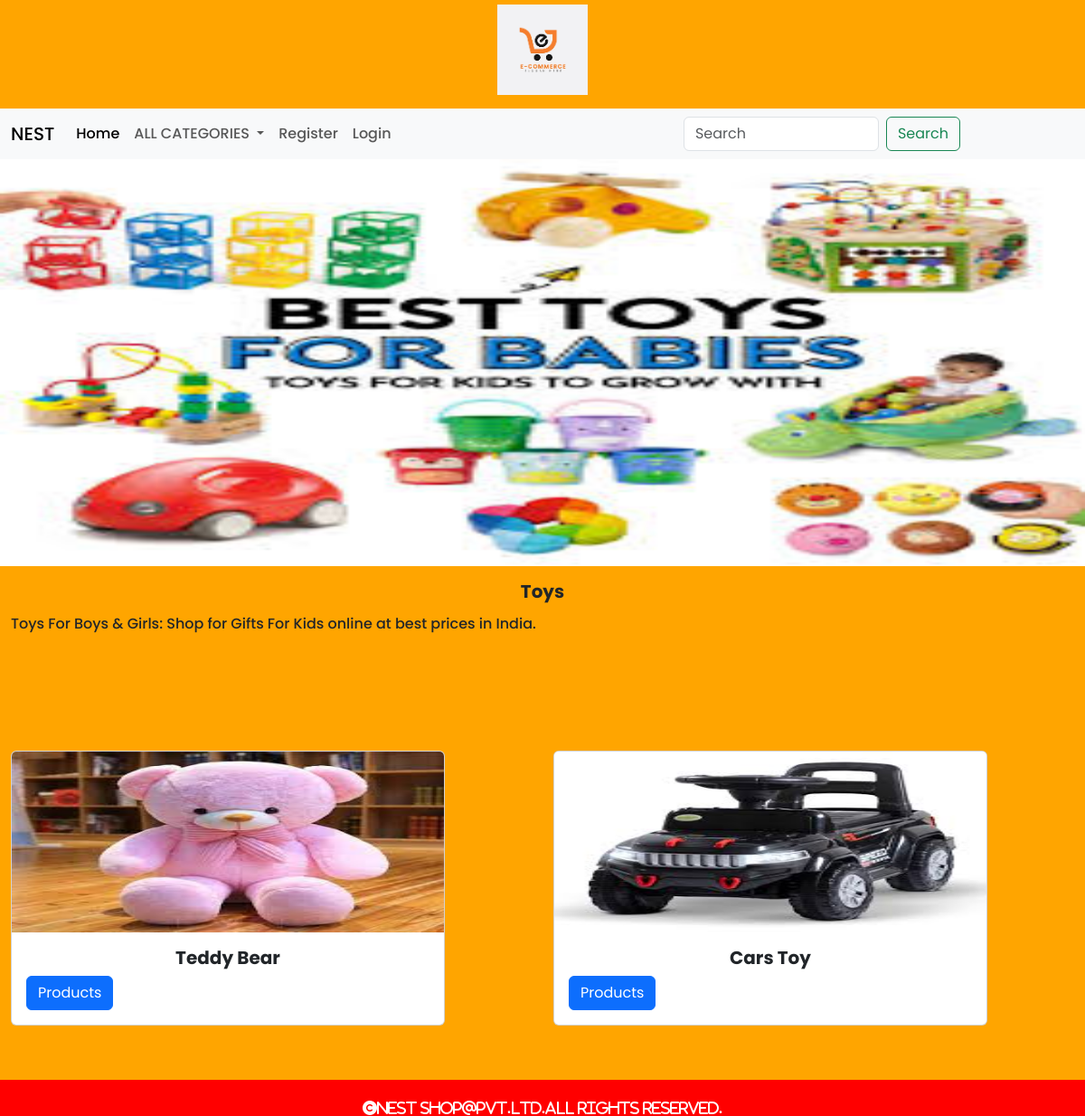
Screenshot of /product/Toys/ with the database file from the repository.
### shop/models.py (models this page shows, shortened)
class Category(models.Model):
    name=models.CharField(max_length=20)
    desc=models.TextField()
    image=models.ImageField(upload_to="images/category",null=True,blank=True)

class Product(models.Model):
    name = models.CharField(max_length=20)
    desc = models.TextField()
    image = models.ImageField(upload_to="images/product", null=True, blank=True)
    price=models.DecimalField(max_digits=10,decimal_places=2)
    category=models.ForeignKey(Category,on_delete=models.CASCADE)
    stock=models.IntegerField()
    available=models.BooleanField(default=True)
    created=models.DateTimeField(auto_now_add=True)
    updated=models.DateTimeField(auto_now=True)

### shop/views.py (the view)
# urls.py: path('product/<str:p>/',views.productdetails,name="productdetails"),
def productdetails(request,p):
    c=Category.objects.get(name=p)
    p=Product.objects.filter(category=c)
    return render(request, 'product.html', {'c': c,'p':p})

### cart/context_processors.py (called while the page is built)
def total(request):
    item_count=0
    if request.user:
     u=request.user
     try:
        cart=Cart.objects.filter(user=u)
        for i in cart:
            item_count+=i.quantity
     except:
       item_count=0
    return {'count':item_count}

### shop/context_processors.py (called while the page is built)
def menu_links(request):
    c=Category.objects.all()
    return {'links':c}

### templates/product.html
{% extends 'base.html' %}
{% load static %}
{% block content %}
<div>
    <img src="{{c.image.url}}" height="450px" width="100%">
</div>
<div class="container-fluid mt-3" style="margin-bottom:100px;">
    <h5 class="text-center fw-bold" >{{ c.name }}</h5>
    <p style="text-align:justify;line-height:2;">{{c.desc}}</p>
</div>
<div class="container-fluid mt-3" style="margin-bottom:100px;">
  <div class="row">
    {% for i in p %}
      <div class="col mt-4 ">
        <div class="card" style="width: 30rem;">
          <img src="{{ i.image.url }}" class="card-img-top" alt="{{ i.name }}" height="200px" width="100%">
          <div class="card-body">
            <h5 class="card-title text-center fw-bold" >{{ i.name }}</h5>
            <a href="{% url 'shop:details' i.name %}" class="btn btn-primary">Products</a>
          </div>
        </div>
      </div>
    {% endfor %}
  </div>
</div>
{% endblock %}

### static/css/style.css (style rules this page uses)
body { font-family: "Poppins", sans-serif; font-weight: 500; font-style: normal; background-color: orange; }

### rows the page displays
Category: image (picture), name "Toys", desc "Toys For Boys & Girls: Shop for Gifts For Kids online at best prices in India."
Product: image (picture), name "Teddy Bear"
Product: image (picture), name "Cars Toy"
